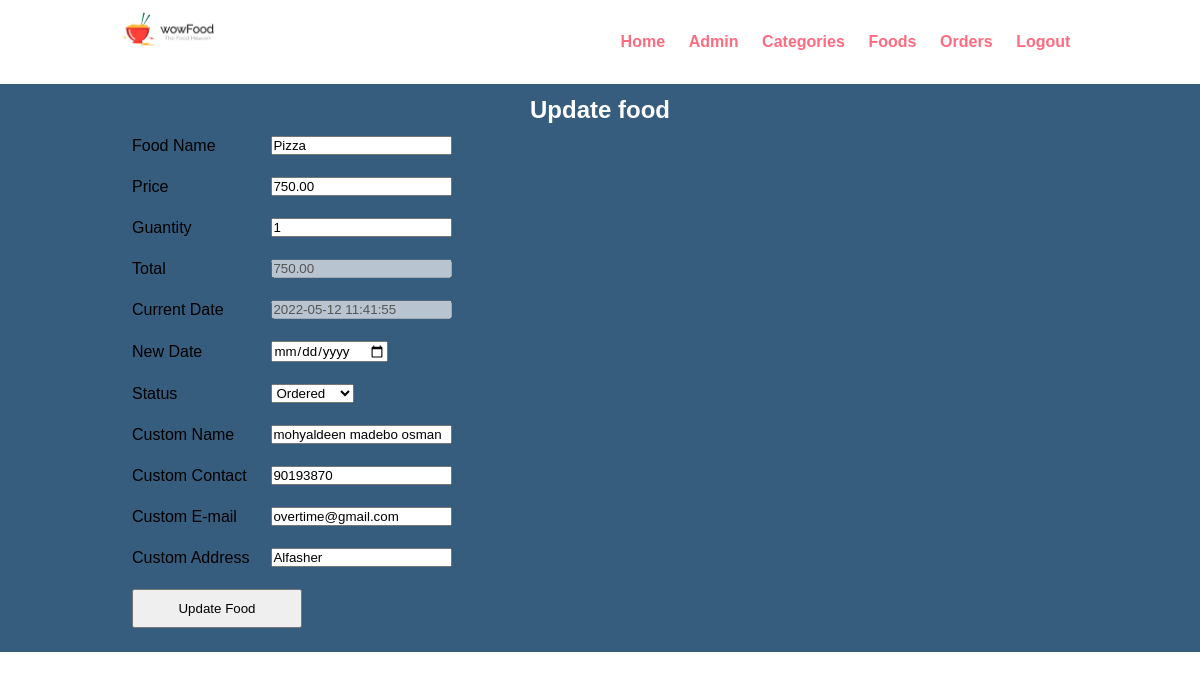
Page /CMS/edit_order.php?order_id=5 on the committed database.
### tables this page shows
CREATE TABLE `tbl_order` (
  `order_id` int(10) UNSIGNED NOT NULL,
  `order_food` varchar(150) NOT NULL,
  `order_price` decimal(10,2) NOT NULL,
  `order_qte` int(11) NOT NULL,
  `order_total` decimal(10,2) NOT NULL,
  `order_date` datetime NOT NULL,
  `status` char(10) NOT NULL,
  `customer_name` varchar(150) NOT NULL,
  `customer_contact` varchar(150) NOT NULL,
  `customer_email` varchar(150) NOT NULL,
  `customer_address` varchar(150) NOT NULL
);

### CMS/edit_order.php (the view, shortened to what this page needs)
<?php
 include('includes/templates/header.php');
if (isset($_GET['order_id'])) {
    $Get_id = $_GET['order_id'];
            ?>
          <?php
} else {
    ?>
    <script>
    window.location.href = '<?php echo HOME_URL ?>CMS/manage_orders.php';
  </script>
  <?php
}
$sql1 = "SELECT * FROM tbl_order WHERE order_id = :ord_id";
$stat1 = $cont->prepare($sql1);
$stat1->execute(['ord_id' => $Get_id]);
$count1 = $stat1->rowCount();
if($count1 > 0) {
    while($row = $stat1->fetch()) {
        $food_title    = $row['order_food'];
        $food_price    = $row['order_price'];
        $food_qte      = $row['order_qte'];
        $food_total    = $row['order_total'];
        $food_date     = $row['order_date'];
        $food_status   = $row['status'];
        $cust_name     = $row['customer_name'];
        $cust_contact  = $row['customer_contact'];
        $cust_email    = $row['customer_email'];
        $cust_address  = $row['customer_address'];
    }
}
?>
<div class="main-content">
    <div class="container">
        <div class="cat-box">
            <h3 style="margin: auto; text-align: center; color: #FFF">Update food</h3>
            <form class="cat-form" action="" method="POST" enctype="multipart/form-data">
                <table class="cat-tbl">
                    <tr>
                        <td>Food Name</td>
                        <td>
                            <input type="text" name="ord_name" value="<?php echo $food_title;?>">
                        </td>
                    </tr>
                    <tr>
                        <td>Price</td>
                        <td>
                            <input type="text" name="ord_price" value="<?php echo $food_price?>">
                        </td>
                    </tr>
                    <tr>
                        <td>Guantity</td>
                        <td>
                            <input type="text" name="ord_qte" value="<?php echo $food_qte?>">
                        </td>
                    </tr>
                    <tr>
                        <td>Total </td>
                        <td>
                        <input type="text" name="ord_total" value="<?php echo $food_total;?>" disabled>
                        </td>
                    </tr>
                    <tr>
                        <td>Current Date</td>
                        <td>
                        <input type="text" name="u_orderdate" value="<?php echo $food_date;?>" disabled>
                        </td>
                    </tr>
                    <tr>
                        <td>New Date</td>
                        <td>
                            <input type="date" name="ord_newDate">
                        </td>
                    </tr>
                    <tr>
                        <td>Status</td>
                        <td>
                        <select name="ord_status">
                            <option <?php if ($food_status == 'ordered'){echo 'selected';}?> value="ordered">Ordered</option>
                        </select>
                        </td>
                    </tr>
                    <tr>
                        <td>Custom Name</td>
                        <td>
                            <input type="text" name="cust_name" value="<?php echo $cust_name?>">
                        </td>
                    </tr>
                    <tr>
                        <td>Custom Contact</td>
                        <td>
                            <input type="text" name="cust_contact" value="<?php echo $cust_contact?>">
                        </td>
                    </tr>
                    <tr>
                        <td>Custom E-mail</td>
                        <td>
                            <input type="text" name="cust_email" value="<?php echo $cust_email?>">
                        </td>
                    </tr>
                    <tr>
                        <td>Custom Address</td>
                        <td>
                            <input type="text" name="cust_address" value="<?php echo $cust_address?>">
                        </td>
                    </tr>
                    <tr>
                        <td colspan="2">
                            <input type="submit" name="submit" value="Update Food">
                        </td>
                    </tr>
                </table>
            </form>
        </div>
    </div>
</div>

### css/cms.css (style rules this page uses)
* { margin: 0 0; padding: 0 0; font-family: Arial, Helvetica, sans-serif; }
.container { width: 80%; margin: 0 auto; padding: 1%; }
h3 { font-size: 1.5rem; }
.main-content { min-height: 70vh; background-color: #365d7e; }
.cat-box h3 { width: 100%; }
.cat-tbl tr td { padding: 10px ; }
.cat-tbl tr { width: 300px !important; padding: 10px !important; }
.cat-tbl tr:last-child td input { width: 170px; padding: 10px; }

### rows in the picture
tbl_order: ord_name "Pizza", ord_price "750.00", ord_qte "1", ord_total "750.00", u_orderdate "2022-05-12 11:41:55", cust_name "mohyaldeen madebo osman", cust_contact "90193870", cust_email "overtime@gmail.com", cust_address "Alfasher"
